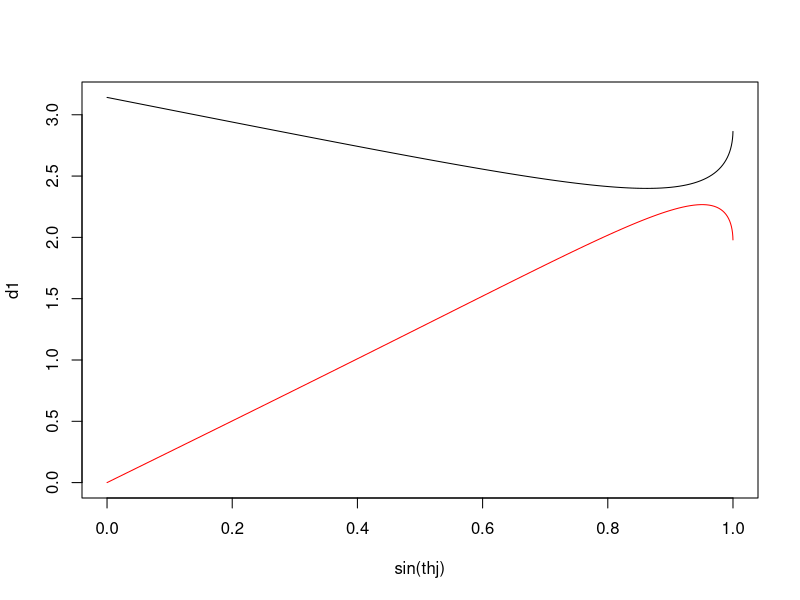

This chart was generated by the following R code:
rm(list=ls())
ph<-function(th,n){
   return(asin(sin(th)/n))
}
Dk<-function(th,n,k){
   return(2*(th-ph(th,n))+k*(pi-2*ph(th,n)))
}
Wk<-function(th,n,k){
   return(2*th-k*(pi-2*ph(th,n)))
}
Ek<-function(n,k){
   return(
         (2-k)*pi
         -
         2*asin(sqrt(((k+1)**2-n**2)/((k+1)**2-1)))
         -
         2*(k+1)*asin(sqrt(((k+1)**2-n**2)/((k+1)**2-1))/n)
         )
}
#-------------------------------------------------------------------------------
thj<-seq(0,pi/2,pi/199)
n<-1.33
d1<-Dk(thj,n,1)
d2<-2*pi-Dk(thj,n,2)
w3<-Wk(thj,n,3)+3*pi
w4<-Wk(thj,n,4)+4*pi
e1<-Ek(n,1)
e2<-Ek(n,2)
plot(sin(thj),d1,type='l',ylim=range(c(d1,d2)))
points(sin(thj),d2,type='l',col='red')
#plot(sin(thj),w3,type='l',col='blue',ylim=range(c(w3,w4)))
#points(sin(thj),w4,type='l',col='green')